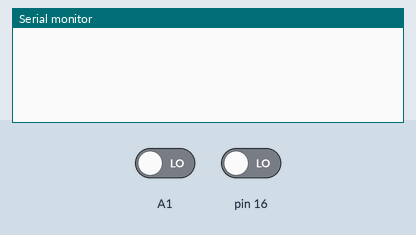
This sketch was run on a simulated Arduino Uno, built with avr-gcc and run on an emulated ATmega328P. On the bench: the last lines printed to the serial monitor. The inputs (shaded band) are chosen by the test bench; at power-on: A1 LOW, pin 16 LOW.

Above: at 1.2 s.
1.3 s: A1 driven HIGH
At 2.5 s:
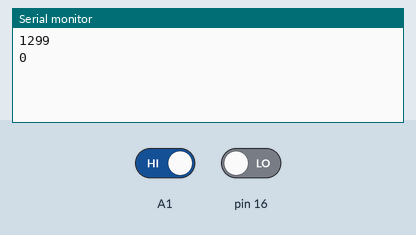
2.8 s: pin 16 driven HIGH
At 3.7 s:
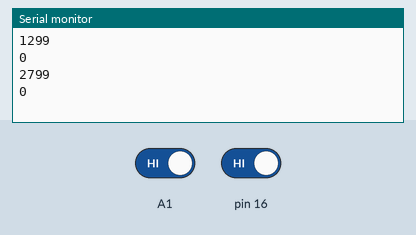
4.3 s: A1 driven LOW
At 4.9 s:
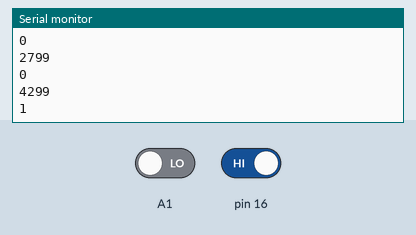
5.8 s: pin 16 driven LOW
At 7.2 s:
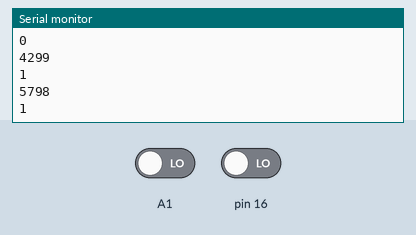
Timing chart, 0 to 8.3 s (numbered marks = the images above; inputs shaded):
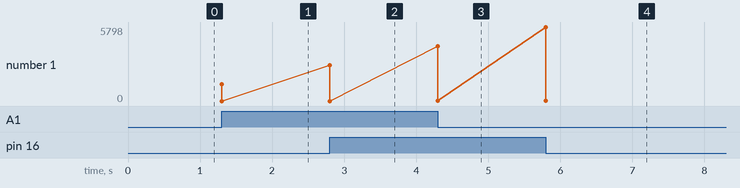

The sketch:

endstop_interrupt.ino
```cpp
#include <avr/interrupt.h>


volatile int count= 0;	//to count the umber of interrupts
void setup() {
      Serial.begin(115200);
      /* turn on pin PCINT9 and PCINT10 pin change interrupts, which is:
     		for NANO : PC1 and PC2, physical pin A1 and A2
     		for MEGA : Pj0 and Pj1, physical pins 15 and 14*/
     PCICR |= 0b00000010;
     PCMSK1 |= 0b00000110;

}

void loop() {
//Serial.println(1-digitalRead(pin));
}


ISR(PCINT1_vect)
{
	//count ++;
	//if((count%2))
	{
		//Serial.print("press ");
		Serial.println(millis());
		//Serial.println(count);
		Serial.println(1-digitalRead(A1));
	}

}
```

Measured:
- after the input at 1.3 s, the serial monitor: prints a new line at once (image 1)
- after the input at 2.8 s, the serial monitor: prints a new line at once (image 2)
- after the input at 4.3 s, the serial monitor: prints a new line at once (image 3)
- after the input at 5.8 s, the serial monitor: prints a new line at once (image 4)
- plotted number 1: 0 → 1 after the input at 4.3 s
